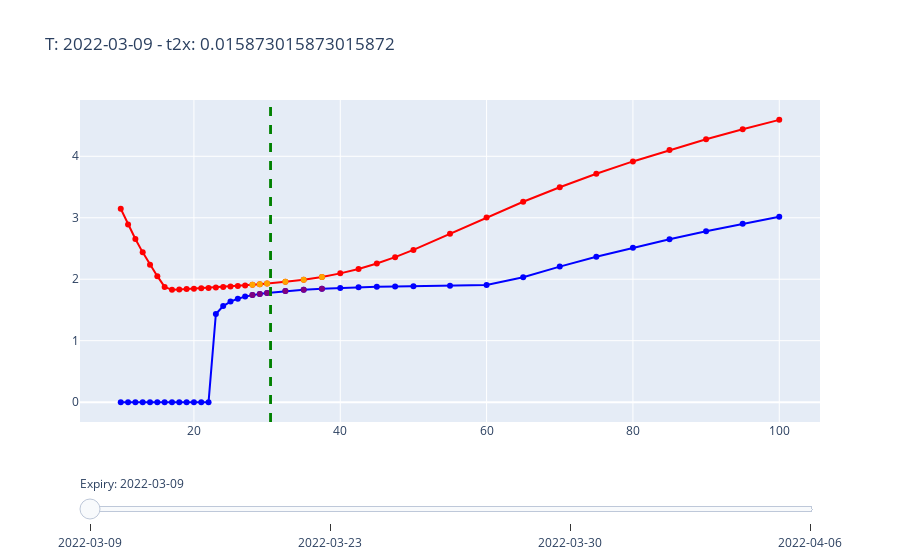

Notebook cell for this chart:
### Code cell
nb.plot_put_call_iv(plot_closeup=False, volatility=True)
nb.plot_iv(plot_closeup=True, volatility=True)
nb.plot_iv(plot_closeup=False, volatility=True)
nb.plot_price(plot_closeup=True, volatility=True)

### Figure 1 — Plotly figure (JSON) as saved in the notebook; plotly's stock layout.template omitted (floating-point values rounded to 4 significant figures)
{"data": [{"line": {"color": "blue"}, "marker": {"color": "blue"}, "mode": "lines+markers", "name": "T: 2022-03-09", "type": "scatter", "visible": true, "x": [10, 11, 12, 13, 14, 15, 16, 17, 18, 19, 20, 21, 22, 23, 24, 25, 26, 27, 28, 29, 30, 32.5, 35, 37.5, 40, 42.5, 45, 47.5, 50, 55, 60, 65, 70, 75, 80, 85, 90, 95, 100], "y": [0, 0, 0, 0, 0, 0, 0, 0, 0, 0, 0, 0, 0, 1.434, 1.564, 1.636, 1.684, 1.717, 1.742, 1.762, 1.778, 1.808, 1.829, 1.845, 1.858, 1.869, 1.877, 1.883, 1.887, 1.895, 1.905, 2.032, 2.205, 2.365, 2.514, 2.651, 2.78, 2.902, 3.016]}, {"line": {"color": "red"}, "marker": {"color": "red"}, "mode": "lines+markers", "name": "T: 2022-03-09", "type": "scatter", "visible": true, "x": [10, 11, 12, 13, 14, 15, 16, 17, 18, 19, 20, 21, 22, 23, 24, 25, 26, 27, 28, 29, 30, 32.5, 35, 37.5, 40, 42.5, 45, 47.5, 50, 55, 60, 65, 70, 75, 80, 85, 90, 95, 100], "y": [3.147, 2.889, 2.653, 2.437, 2.236, 2.05, 1.875, 1.827, 1.835, 1.841, 1.847, 1.852, 1.859, 1.866, 1.874, 1.882, 1.891, 1.9, 1.909, 1.918, 1.929, 1.958, 1.993, 2.038, 2.095, 2.167, 2.255, 2.359, 2.477, 2.738, 3.005, 3.26, 3.497, 3.715, 3.917, 4.103, 4.277, 4.44, 4.593]}, {"line": {"color": "purple"}, "marker": {"color": "purple"}, "mode": "markers", "name": "T: 2022-03-09", "type": "scatter", "visible": true, "x": [28, 29, 30, 32.5, 35, 37.5], "y": [1.742, 1.762, 1.778, 1.808, 1.829, 1.845]}, {"line": {"color": "orange"}, "marker": {"color": "orange"}, "mode": "markers", "name": "T: 2022-03-09", "type": "scatter", "visible": true, "x": [28, 29, 30, 32.5, 35, 37.5], "y": [1.909, 1.918, 1.929, 1.958, 1.993, 2.038]}, {"line": {"color": "blue"}, "marker": {"color": "blue"}, "mode": "lines+markers", "name": "T: 2022-03-23", "type": "scatter", "visible": false, "x": [10, 11, 12, 13, 14, 15, 16, 17, 18, 19, 20, 21, 22, 23, 24, 25, 26, 27, 28, 29, 30, 32.5, 35, 37.5, 40, 42.5, 45, 47.5, 50, 55, 60, 65, 70, 75, 80, 85, 90, 95, 100], "y": [0, 0, 0, 0, 0, 0, 0, 0, 0, 0, 0, 0, 0, 0.7238, 0.9001, 0.9851, 1.04, 1.08, 1.11, 1.134, 1.153, 1.188, 1.211, 1.228, 1.241, 1.251, 1.259, 1.265, 1.27, 1.276, 1.28, 1.282, 1.287, 1.291, 1.344, 1.417, 1.486, 1.551, 1.612]}, {"line": {"color": "red"}, "marker": {"color": "red"}, "mode": "lines+markers", "name": "T: 2022-03-23", "type": "scatter", "visible": false, "x": [10, 11, 12, 13, 14, 15, 16, 17, 18, 19, 20, 21, 22, 23, 24, 25, 26, 27, 28, 29, 30, 32.5, 35, 37.5, 40, 42.5, 45, 47.5, 50, 55, 60, 65, 70, 75, 80, 85, 90, 95, 100], "y": [1.682, 1.544, 1.418, 1.34, 1.345, 1.35, 1.355, 1.359, 1.364, 1.369, 1.375, 1.382, 1.388, 1.395, 1.402, 1.409, 1.417, 1.425, 1.434, 1.444, 1.454, 1.483, 1.518, 1.558, 1.606, 1.66, 1.72, 1.786, 1.856, 2.004, 2.155, 2.303, 2.443, 2.574, 2.695, 2.808, 2.914, 3.013, 3.105]}, {"line": {"color": "purple"}, "marker": {"color": "purple"}, "mode": "markers", "name": "T: 2022-03-23", "type": "scatter", "visible": false, "x": [28, 29, 30, 32.5, 35, 37.5], "y": [1.11, 1.134, 1.153, 1.188, 1.211, 1.228]}, {"line": {"color": "orange"}, "marker": {"color": "orange"}, "mode": "markers", "name": "T: 2022-03-23", "type": "scatter", "visible": false, "x": [28, 29, 30, 32.5, 35, 37.5], "y": [1.434, 1.444, 1.454, 1.483, 1.518, 1.558]}, {"line": {"color": "blue"}, "marker": {"color": "blue"}, "mode": "lines+markers", "name": "T: 2022-03-30", "type": "scatter", "visible": false, "x": [10, 11, 12, 13, 14, 15, 16, 17, 18, 19, 20, 21, 22, 23, 24, 25, 26, 27, 28, 29, 30, 32.5, 35, 37.5, 40, 42.5, 45, 47.5, 50, 55, 60, 65, 70, 75, 80, 85, 90, 95, 100], "y": [0, 0, 0, 0, 0, 0, 0, 0, 0, 0, 0, 0, 0, 0.6147, 0.793, 0.878, 0.9337, 0.974, 1.005, 1.03, 1.05, 1.086, 1.112, 1.13, 1.144, 1.154, 1.163, 1.17, 1.176, 1.185, 1.19, 1.193, 1.197, 1.2, 1.201, 1.217, 1.276, 1.331, 1.384]}, {"line": {"color": "red"}, "marker": {"color": "red"}, "mode": "lines+markers", "name": "T: 2022-03-30", "type": "scatter", "visible": false, "x": [10, 11, 12, 13, 14, 15, 16, 17, 18, 19, 20, 21, 22, 23, 24, 25, 26, 27, 28, 29, 30, 32.5, 35, 37.5, 40, 42.5, 45, 47.5, 50, 55, 60, 65, 70, 75, 80, 85, 90, 95, 100], "y": [1.444, 1.326, 1.277, 1.282, 1.286, 1.29, 1.295, 1.3, 1.306, 1.312, 1.318, 1.324, 1.331, 1.338, 1.344, 1.352, 1.36, 1.369, 1.378, 1.388, 1.399, 1.428, 1.461, 1.5, 1.543, 1.592, 1.645, 1.702, 1.762, 1.889, 2.017, 2.143, 2.264, 2.378, 2.484, 2.583, 2.676, 2.763, 2.845]}, {"line": {"color": "purple"}, "marker": {"color": "purple"}, "mode": "markers", "name": "T: 2022-03-30", "type": "scatter", "visible": false, "x": [28, 29, 30, 32.5, 35, 37.5], "y": [1.005, 1.03, 1.05, 1.086, 1.112, 1.13]}, {"line": {"color": "orange"}, "marker": {"color": "orange"}, "mode": "markers", "name": "T: 2022-03-30", "type": "scatter", "visible": false, "x": [28, 29, 30, 32.5, 35, 37.5], "y": [1.378, 1.388, 1.399, 1.428, 1.461, 1.5]}, {"line": {"color": "blue"}, "marker": {"color": "blue"}, "mode": "lines+markers", "name": "T: 2022-04-06", "type": "scatter", "visible": false, "x": [10, 11, 12, 13, 14, 15, 16, 17, 18, 19, 20, 21, 22, 23, 24, 25, 26, 27, 28, 29, 30, 32.5, 35, 37.5, 40, 42.5, 45, 47.5, 50, 55, 60, 65, 70, 75, 80, 85, 90, 95, 100], "y": [0, 0, 0, 0, 0, 0, 0, 0, 0, 0, 0, 0, 0, 0, 0, 0.5739, 0.6873, 0.7568, 0.8068, 0.8452, 0.8759, 0.9317, 0.9697, 0.9973, 1.018, 1.035, 1.048, 1.059, 1.068, 1.082, 1.093, 1.1, 1.105, 1.109, 1.113, 1.115, 1.135, 1.185, 1.231]}, {"line": {"color": "red"}, "marker": {"color": "red"}, "mode": "lines+markers", "name": "T: 2022-04-06", "type": "scatter", "visible": false, "x": [10, 11, 12, 13, 14, 15, 16, 17, 18, 19, 20, 21, 22, 23, 24, 25, 26, 27, 28, 29, 30, 32.5, 35, 37.5, 40, 42.5, 45, 47.5, 50, 55, 60, 65, 70, 75, 80, 85, 90, 95, 100], "y": [1.285, 1.26, 1.267, 1.273, 1.279, 1.286, 1.294, 1.302, 1.311, 1.32, 1.329, 1.338, 1.348, 1.359, 1.37, 1.383, 1.395, 1.409, 1.423, 1.437, 1.453, 1.495, 1.542, 1.594, 1.649, 1.709, 1.771, 1.836, 1.901, 2.033, 2.162, 2.285, 2.401, 2.509, 2.611, 2.705, 2.793, 2.875, 2.952]}, {"line": {"color": "purple"}, "marker": {"color": "purple"}, "mode": "markers", "name": "T: 2022-04-06", "type": "scatter", "visible": false, "x": [28, 29, 30, 32.5, 35, 37.5], "y": [0.8068, 0.8452, 0.8759, 0.9317, 0.9697, 0.9973]}, {"line": {"color": "orange"}, "marker": {"color": "orange"}, "mode": "markers", "name": "T: 2022-04-06", "type": "scatter", "visible": false, "x": [28, 29, 30, 32.5, 35, 37.5], "y": [1.423, 1.437, 1.453, 1.495, 1.542, 1.594]}], "layout": {"shapes": [{"line": {"color": "green", "dash": "dash"}, "type": "line", "x0": 30.48, "x1": 30.48, "xref": "x", "y0": 0, "y1": 1, "yref": "y domain"}, {"line": {"color": "green", "dash": "dash"}, "type": "line", "x0": 30.48, "x1": 30.48, "xref": "x", "y0": 0, "y1": 1, "yref": "y domain"}, {"line": {"color": "green", "dash": "dash"}, "type": "line", "x0": 30.48, "x1": 30.48, "xref": "x", "y0": 0, "y1": 1, "yref": "y domain"}, {"line": {"color": "green", "dash": "dash"}, "type": "line", "x0": 30.48, "x1": 30.48, "xref": "x", "y0": 0, "y1": 1, "yref": "y domain"}], "showlegend": false, "sliders": [{"active": 0, "currentvalue": {"prefix": "Expiry: "}, "pad": {"t": 50}, "steps": [{"args": [{"visible": [true, true, true, true, false, false, false, false, false, false, false, false, false, false, false, false]}, {"title": "T: 2022-03-09 - t2x: 0.015873015873015872"}], "label": "2022-03-09", "method": "update"}, {"args": [{"visible": [false, false, false, false, true, true, true, true, false, false, false, false, false, false, false, false]}, {"title": "T: 2022-03-23 - t2x: 0.05555555555555555"}], "label": "2022-03-23", "method": "update"}, {"args": [{"visible": [false, false, false, false, false, false, false, false, true, true, true, true, false, false, false, false]}, {"title": "T: 2022-03-30 - t2x: 0.07539682539682539"}], "label": "2022-03-30", "method": "update"}, {"args": [{"visible": [false, false, false, false, false, false, false, false, false, false, false, false, true, true, true, true]}, {"title": "T: 2022-04-06 - t2x: 0.09523809523809523"}], "label": "2022-04-06", "method": "update"}]}], "title": {"text": "T: 2022-03-09 - t2x: 0.015873015873015872"}}}
